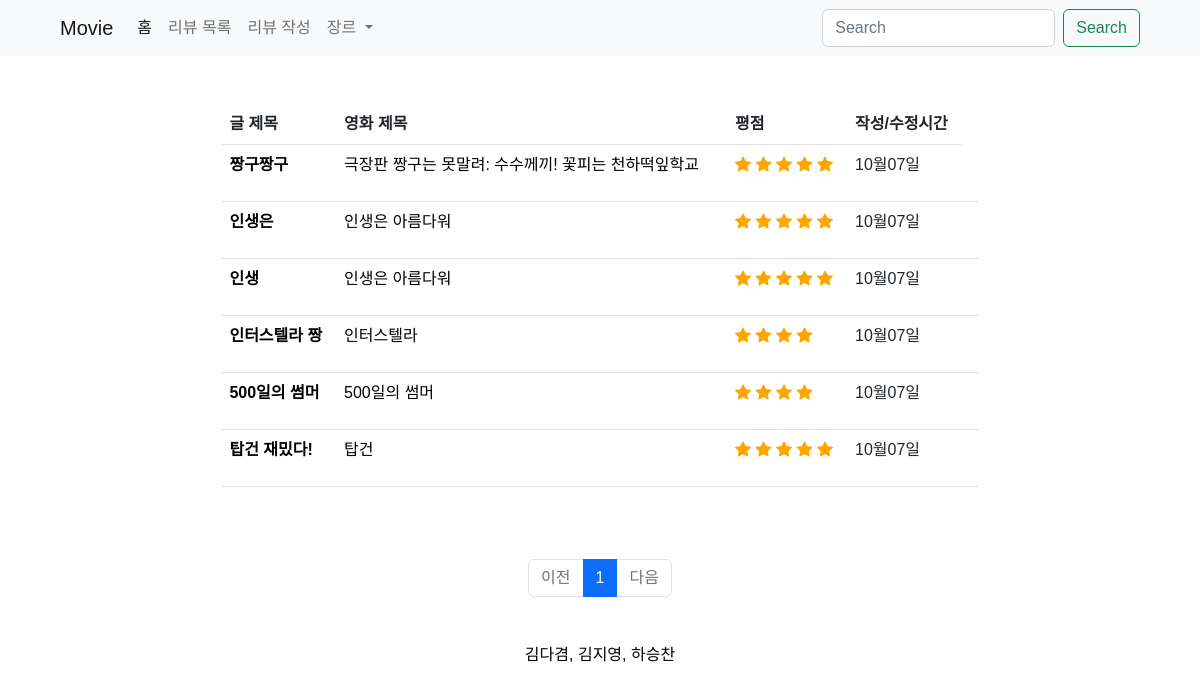
Before: /movies/index/ with the older database file.
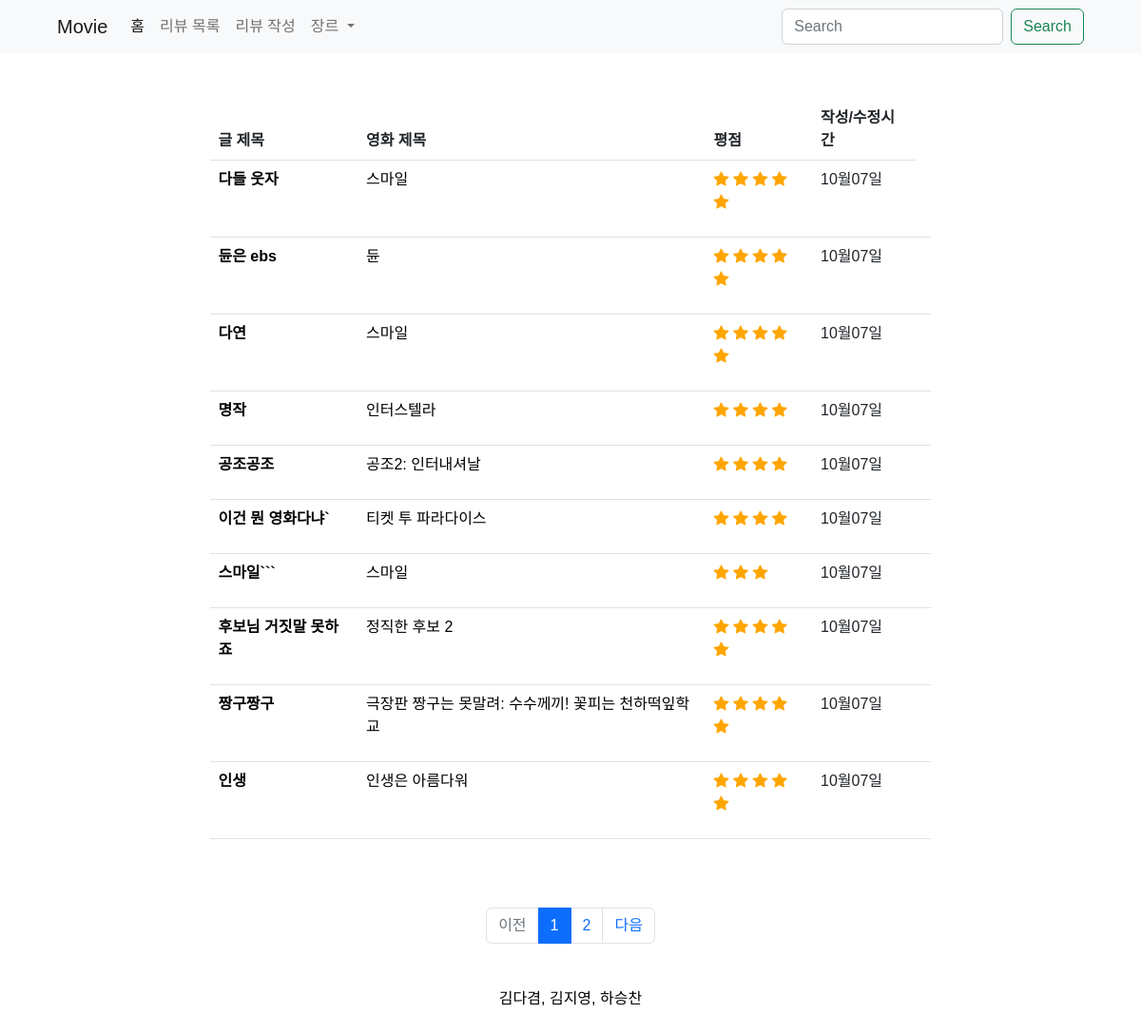
After: the same page with the newer database file.
### movies/models.py (models this page shows)
class Review(models.Model):
    title = models.CharField(max_length=30)
    content = models.TextField()
    movie_name = models.CharField(max_length=30, choices=title_table)
    grade = models.IntegerField(choices=RATE_CHOICES)
    created_at = models.DateField(auto_now_add=True)
    updated_at = models.DateField(auto_now=True)
    genre = models.CharField(max_length=5, choices=genre_table)

### movies/views.py (the view)
# urls.py: path("index/", views.index, name="index"),
def index(request):
    reviews = Review.objects.order_by('-pk')
    page = request.GET.get('page')
    paginator = Paginator(reviews, 10)
    page_obj = paginator.get_page(page)
    context = {
        "reviews": reviews,
        "page_obj": page_obj,
    }
    return render(request, "movies/index.html", context)

### movies/templates/movies/index.html (shortened to what this page needs)
{% extends 'base.html' %}
{% load static %}
{% block content %}
  <div class="container my-5" style="width: 70%;">
    {% if reviews %}
      <table class="table mt-5">
        <thead>
          <tr>
            <th scope="col">글 제목</th>
            <th scope="col">영화 제목</th>
            <th scope="col">평점</th>
            <th scope="col">작성/수정시간</th>
          </tr>
        </thead>
        <tbody>
          {% for review in page_obj %}
            <tr>
              <th scope="row">
                <a class="text-decoration-none text-black" href="{% url 'movies:detail' review.pk %}">{{ review.title }}</a>
              </th>
              <td>
                <a class="text-decoration-none text-black" href="{% url 'movies:detail' review.pk %}">{{ review.movie_name }}</a>
              </td>
              <td>
                {% if review.grade == 5 %}
                  <p>
                    <i class="bi bi-star-fill" style="color:orange;"></i>
                    <i class="bi bi-star-fill" style="color:orange;"></i>
                    <i class="bi bi-star-fill" style="color:orange;"></i>
                    <i class="bi bi-star-fill" style="color:orange;"></i>
                    <i class="bi bi-star-fill" style="color:orange;"></i>
                  </p>
                {% endif %}
                {% if review.grade == 4 %}
                  <p>
                    <i class="bi bi-star-fill" style="color:orange;"></i>
                    <i class="bi bi-star-fill" style="color:orange;"></i>
                    <i class="bi bi-star-fill" style="color:orange;"></i>
                    <i class="bi bi-star-fill" style="color:orange;"></i>
                  </p>
                {% endif %}
                {% if review.grade == 3 %}
                  <p>
                    <i class="bi bi-star-fill" style="color:orange;"></i>
                    <i class="bi bi-star-fill" style="color:orange;"></i>
                    <i class="bi bi-star-fill" style="color:orange;"></i>
                  </p>
                {% endif %}
              </td>
              <td>
                {% if review.created_at == review.updated_at %}
                  {{ review.created_at|date:'m월d일' }}
                {% endif %}
              </td>
              <td>
              </td>
            </tr>
          {% endfor %}
        </tbody>
      </table>
      <br>
      <div id="paging">
        <ul class="pagination justify-content-center" style="margin-top: 2rem;">
          {% if page_obj.has_previous %}
            <li class="page-item">
              <a class="page-link" href="?&page={{ page_obj.previous_page_number }}">이전</a>
            {% else %}
              <li class="page-item disabled">
                <a class="page-link" tabindex="-1" aria-disabled="true" href="#">이전</a>
              </li>
            {% endif %}
            {% for page_number in page_obj.paginator.page_range %}
              {% if page_number == page_obj.number %}
                <li class="page-item active" aria-current="page">
                  <a class="page-link" href="?&page={{ page_number }}">{{ page_number }}</a>
                </li>
              {% else %}
                <li class="page-item">
                  <a class="page-link" href="?&page={{ page_number }}">{{ page_number }}</a>
                </li>
              {% endif %}
            {% endfor %}
            {% if page_obj.has_next %}
              <li class="page-item">
                <a class="page-link" href="?&page={{ page_obj.next_page_number }}">다음</a>
              </li>
            {% else %}
              <li class="page-item disabled">
                <a class="page-link" tabindex="-1" aria-disabled="true" href="#">다음</a>
              </li>
            {% endif %}
          </ul>
        </div>
      {%endif %}
    </div>
    {% endblock %}

Changed rows visible on the page:
removed Review: title "인생은", movie_name "인생은 아름다워", grade 5 (drawn), created_at "10월07일"
no longer on this page (row unchanged): Review: title "인터스텔라 짱", movie_name "인터스텔라", grade 4 (drawn), created_at "10월07일"
no longer on this page (row unchanged): Review: title "500일의 썸머", movie_name "500일의 썸머", grade 4 (drawn), created_at "10월07일"
no longer on this page (row unchanged): Review: title "탑건 재밌다!", movie_name "탑건", grade 5 (drawn), created_at "10월07일"
added Review: title "다들 웃자", movie_name "스마일", grade 5 (drawn), created_at "10월07일"
added Review: title "듄은 ebs", movie_name "듄", grade 5 (drawn), created_at "10월07일"
added Review: title "다연", movie_name "스마일", grade 5 (drawn), created_at "10월07일"
added Review: title "명작", movie_name "인터스텔라", grade 4 (drawn), created_at "10월07일"
added Review: title "공조공조", movie_name "공조2: 인터내셔날", grade 4 (drawn), created_at "10월07일"
added Review: title "이건 뭔 영화다냐`", movie_name "티켓 투 파라다이스", grade 4 (drawn), created_at "10월07일"
added Review: title "스마일```", movie_name "스마일", grade 3 (drawn), created_at "10월07일"
added Review: title "후보님 거짓말 못하죠", movie_name "정직한 후보 2", grade 5 (drawn), created_at "10월07일"
Other visible differences:
new list line: "2"
